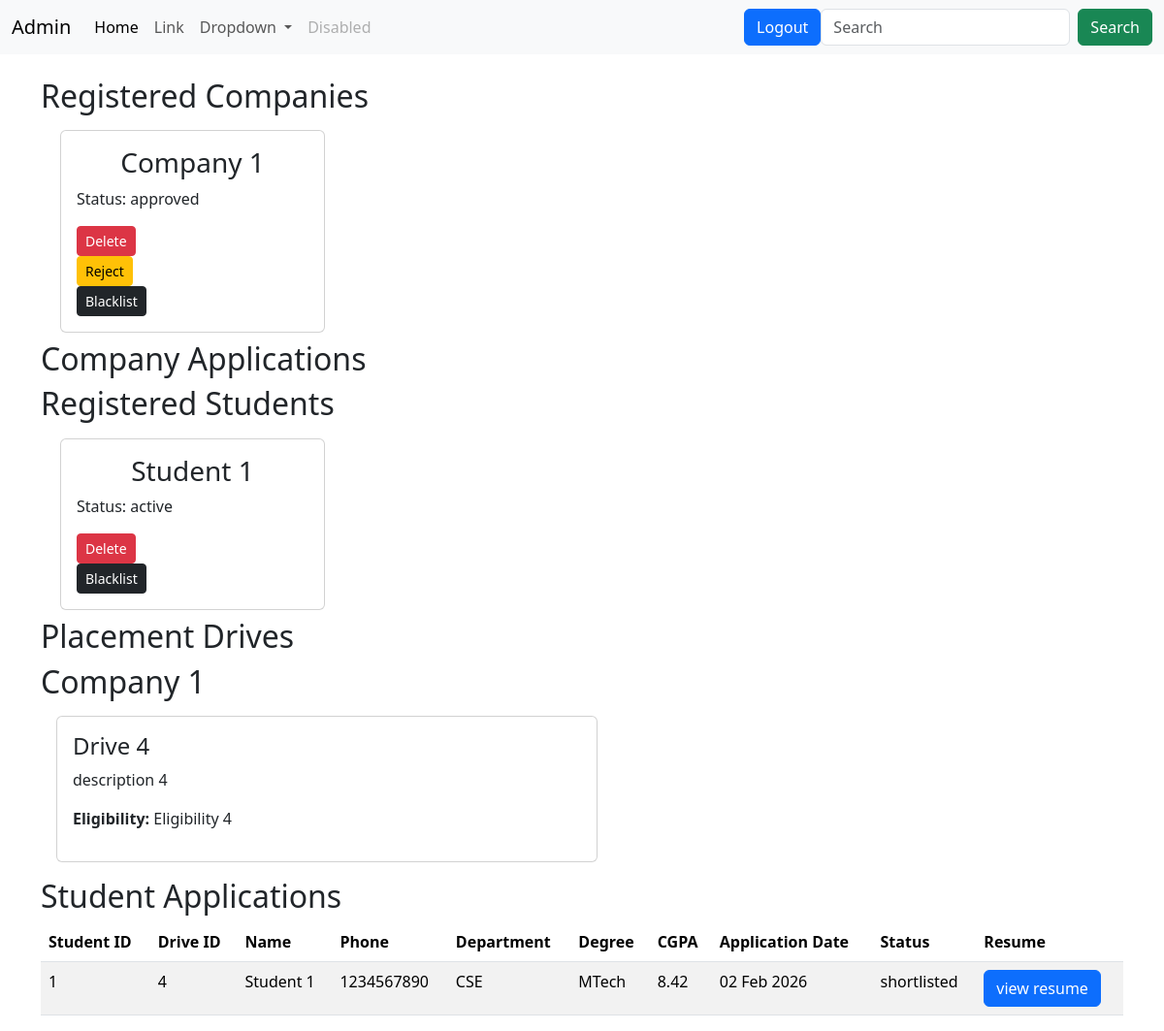
The app's page /admin/admin/admin_dashboard (signed in), older data.
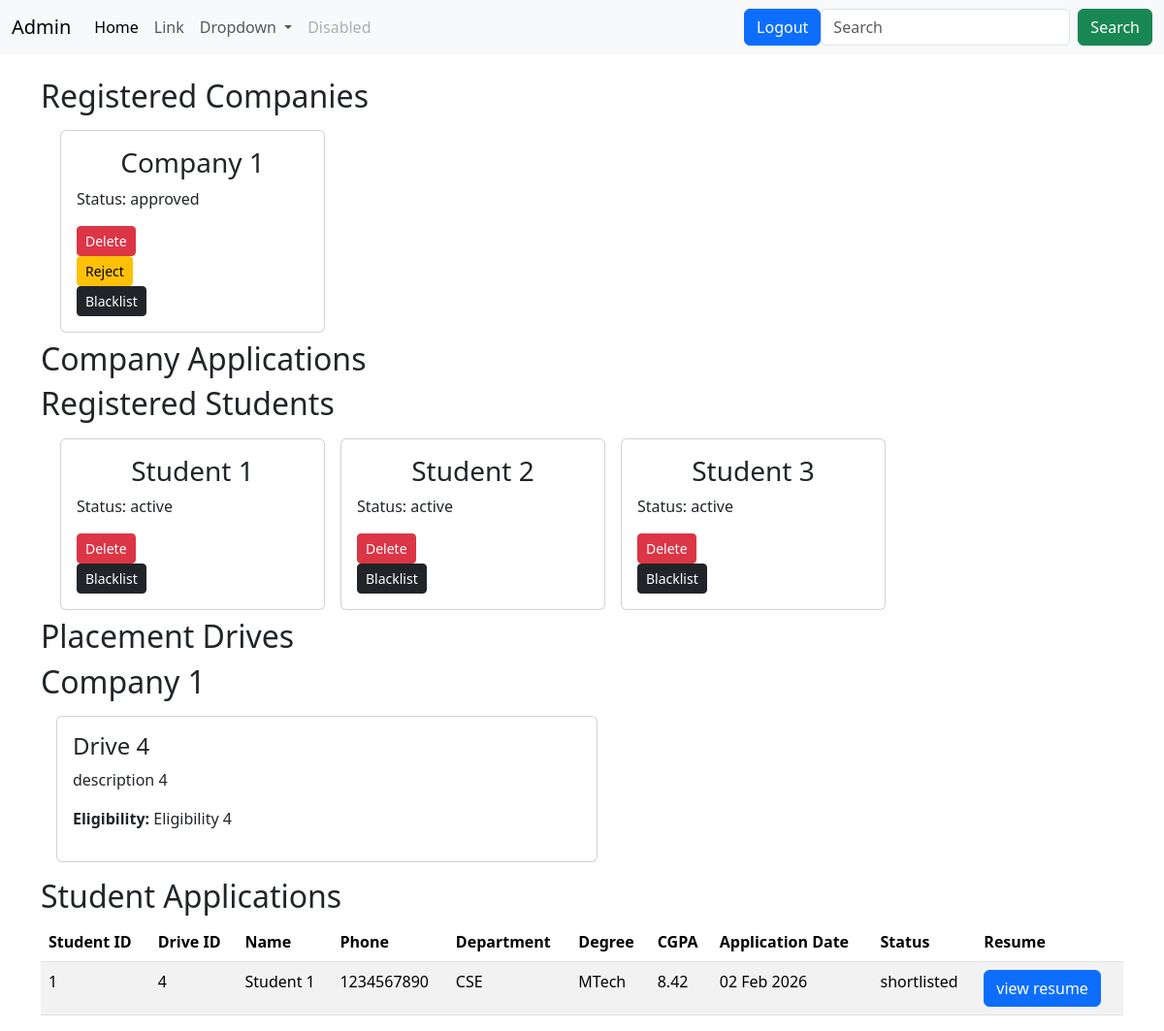
The same page, newer data.
### application/models.py (models this page shows, shortened)
class  Company(db.Model):
    __tablename__ = "company"
    user = db.relationship("Users", backref="company", uselist = False)
    name = db.Column(db.String(150), nullable=False)
    company_id = db.Column(db.Integer(),primary_key=True,autoincrement=True)
    user_id = db.Column(db.Integer(),db.ForeignKey("users.user_id"),nullable=False,unique=True)
    hr_contact=db.Column(db.String(15),unique=True)
    website=db.Column(db.String(200)) #url
    status=db.Column(db.String(30)) #approved or pending or rejected

class Users(db.Model, UserMixin):
    __tablename__ = "users"
    user_id = db.Column(db.Integer(), primary_key=True, autoincrement=True)
    name = db.Column(db.String(100), nullable=False)
    username = db.Column(db.String(120), unique=True, nullable=False)
    password = db.Column(db.String(255), nullable=False)
    role = db.Column(db.String(20),nullable=False)
    is_active = db.Column(db.Boolean(), default=True)

class Student(db.Model):
    __tablename__ = "student"
    user = db.relationship("Users", backref="student", lazy=True)
    name = db.Column(db.String(150), nullable=False)
    student_id = db.Column(db.Integer(), primary_key=True, autoincrement=True)
    user_id = db.Column(db.Integer(),db.ForeignKey("users.user_id"),nullable=False,unique=True)
    roll_no = db.Column(db.String(20), unique=True, nullable=False)
    phone = db.Column(db.String(15))
    department = db.Column(db.String(50))
    degree = db.Column(db.String(50))
    batch_year = db.Column(db.Integer())
    cgpa = db.Column(db.Float())
    resume_url = db.Column(db.String(255))
    is_placed = db.Column(db.Boolean(), default=False)
    status = db.Column(db.String(20), default="active")  # active / blocked

class Placement(db.Model):
    __tablename__ = "placement"
    drive_id = db.Column(db.Integer(),primary_key=True,autoincrement=True)
    company_id = db.Column(db.Integer(),db.ForeignKey("company.company_id"),nullable=False)
    name=db.Column(db.String(50))
    title=db.Column(db.String(50))
    description=db.Column(db.Text())
    eligibility=db.Column(db.String(200))
    deadline=db.Column(db.Date())
    status=db.Column(db.String(30),default="open") #open/closed
    company = db.relationship("Company",backref="placement")

class Application(db.Model):
    __tablename__ = "application"
    application_id = db.Column(db.Integer(), primary_key=True, autoincrement=True)
    student_id = db.Column(db.Integer(), db.ForeignKey("student.student_id"), nullable=False)
    drive_id = db.Column(db.Integer(), db.ForeignKey("placement.drive_id"), nullable=False)
    application_date = db.Column(db.DateTime(), server_default=db.func.now())
    status = db.Column(db.String(30),default="applied")  # Applied / Shortlisted / Rejected / Selected
    remarks = db.Column(db.String(255))  # optional admin/HR notes
    student = db.relationship("Student", backref="applications")
    placement = db.relationship("Placement",backref="applications")

### application/admin.py (the view)
@api.route("/admin/admin_dashboard",methods=["GET"])
@login_required
def admin_dashboard():
    if current_user.role != "admin":
        return redirect(url_for("auth_api.login"))
    all_companies=Company.query.all()
    all_students=Student.query.all()
    all_placements=Placement.query.all()
    all_applications = Application.query.all()
    placement_count = Application.query.filter(Application.status.ilike("selected")).count()
    admin_chart_data = {
        "labels": ["Job Postings", "Applications", "Placements"],
        "values": [len(all_placements), len(all_applications), placement_count]
    }
    return render_template("admin/dashboard.html",
                               all_companies=all_companies,
                               all_students=all_students,
                               all_placements=all_placements,
                               all_applications=all_applications,
                               admin_chart_data = admin_chart_data)

### templates/admin/dashboard.html (shortened to what this page needs)
{% extends "admin/layout.html" %}
{% block body %}
<h2>Registered Companies</h2>
<div class="container-fluid d-flex flex-wrap">
    {% for com in all_companies %}
    {% if com.status == "approved" %}
        <div class="card col-3 m-2">
            <div class="card-body">
                <h3 align="center">{{ com.user.name }}</h3>
                <p>Status: {{ com.status }}</p>
                <form method="POST" action="{{ url_for('admin_api.delete_company', company_id=com.company_id) }}">
                    <button class="btn btn-danger btn-sm">Delete</button>
                </form>
                <form method="POST" action="{{ url_for('admin_api.reject_company', company_id=com.company_id) }}">
                    <button class="btn btn-warning btn-sm">Reject</button>
                </form>
                <form method="POST" action="{{ url_for('admin_api.blacklist_company', company_id=com.company_id) }}">
                    <button class="btn btn-dark btn-sm">Blacklist</button>
                </form>
            </div>
        </div>
    {% endif %}
    {% endfor %}
</div>
<h2>Company Applications</h2>
<h2>Registered Students</h2>
<div class="container-fluid d-flex flex-wrap">
    {% for stu in all_students %}
    {% if stu.status == "active" %}
        <div class="card col-3 m-2">
            <div class="card-body">
                <h3 align="center">{{ stu.user.name }}</h3>
                <p>Status: {{ stu.status }}</p>
                <form method="POST" action="{{ url_for('admin_api.delete_student', student_id=stu.student_id) }}">
                    <button class="btn btn-danger btn-sm">Delete</button>
                </form>
                <form method="POST" action="{{ url_for('admin_api.blacklist_student', student_id=stu.student_id) }}">
                    <button class="btn btn-dark btn-sm">Blacklist</button>
                </form>
            </div>
        </div>
    {% endif %}
    {% endfor %}
</div>
<h2>Placement Drives</h2>
{% for company in all_companies %}
<h2>{{ company.name }}</h2>
{% endfor %}
<div class="card col-6 m-3">
    <div class="card-body">
        {% for drive in all_placements %}
        {% if drive.status == "open" %}
        <h4>{{ drive.name }}</h4>
        <p>{{ drive.description }}</p>
        <p>
            <strong>Eligibility:</strong>
            {{ drive.eligibility }}
        </p>
        {% endif %}
        {% endfor %}
    </div>
</div>
<h2>Student Applications</h2>
<table class="table table-striped">
    <thead>
        <tr>
            <th>Student ID</th>
            <th>Drive ID</th>
            <th>Name</th>
            <th>Phone</th>
            <th>Department</th>
            <th>Degree</th>
            <th>CGPA</th>
            <th>Application Date</th>
            <th>Status</th>
            <th>Resume</th>
        </tr>
    </thead>
    <tbody>
        {% for app in all_applications %}
        <tr>
            <td>{{ app.student_id }}</td>
            <td>{{ app.drive_id }}</td>
            <td>{{ app.student.name }}</td>
            <td>{{ app.student.phone }}</td>
            <td>{{ app.student.department }}</td>
            <td>{{ app.student.degree }}</td>
            <td>{{ app.student.cgpa }}</td>
            <td>{{ app.application_date.strftime('%d %b %Y') }}</td>
            <td>{{ app.status }}</td>
        <td>
            <a href="{{ app.student.resume_url }}" target="_blank" class="btn btn-primary">view resume</a>
        </td>
        </tr>
        {% else %}
        <tr>
            <td colspan="10" class="text-center">
                No students have applied yet.
            </td>
        </tr>
        {% endfor %}
    </tbody>
</table>
{% endblock %}

### templates/admin/layout.html (shortened to what this page needs)
<!DOCTYPE html>
<html>
    <head>
        <link href="https://cdn.jsdelivr.net/npm/bootstrap@5.3.8/dist/css/bootstrap.min.css" rel="stylesheet">
    </head>
    <body>
        <nav class="navbar navbar-expand-lg bg-body-tertiary">
            <div class="container-fluid">
                <a class="navbar-brand" href="#">Admin</a>
                <div class="collapse navbar-collapse" id="navbarSupportedContent">
                    <ul class="navbar-nav me-auto mb-2 mb-lg-0">
                        <li class="nav-item">
                            <a class="nav-link active" aria-current="page" href="#">Home</a>
                        </li>
                        <li class="nav-item">
                            <a class="nav-link" href="#">Link</a>
                        </li>
                        <li class="nav-item dropdown">
                            <a class="nav-link dropdown-toggle" href="#" role="button" data-bs-toggle="dropdown" aria-expanded="false">
                                Dropdown
                            </a>
                        </li>
                        <li class="nav-item">
                            <a class="nav-link disabled" aria-disabled="true">Disabled</a>
                        </li>
                    </ul>
                    <a href="/" class="btn btn-primary">Logout</a>
                    <form class="d-flex" role="search" method="GET" action="{{ url_for('admin_api.search') }}">
                        <input class="form-control me-2" type="search" name="query" placeholder="Search" required>
                        <button class="btn btn-success" type="submit">Search</button>
                    </form>
                </div>
            </div>
        </nav>
        <div class="container mt-4">
            {% block body %}
            {% endblock %}
        </div>
    </body>
</html>

Row changes from the older to the newer data that the page shows:
added Student: user.name "Student 2", status "active"
added Student: user.name "Student 3", status "active"
